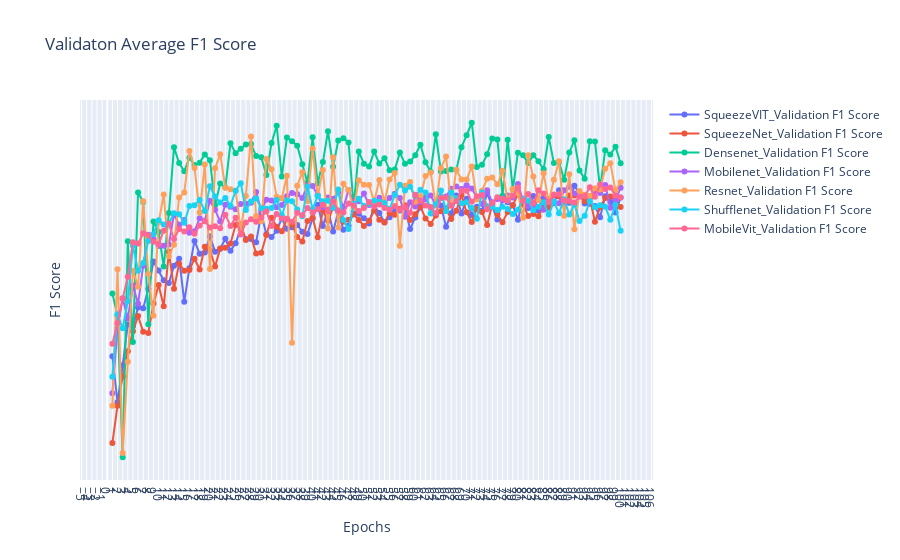

Notebook code cell kept with this figure:
### Code cell
fig = go.Figure()
for exps in val_f1score_data.keys():
    # plt.plot(epochs, loss_data[exps][0], label=exps + 'Train Loss', marker='o')
    # plt.plot(epochs, loss_data[exps][1], label=exps + 'Validation Loss', marker='o')
    # fig.add_trace(go.Scatter(x=epochs, y=auroc_data[exps][0], mode='lines+markers', name=exps + '_Train Loss'))
    fig.add_trace(go.Scatter(x=epochs, y=val_f1score_data[exps], mode='lines+markers', name=exps + '_Validation F1 Score'))
# fig.add_trace(go.Scatter(x=epochs, y=train_loss, mode='lines+markers', name='Train Loss'))
# fig.add_trace(go.Scatter(x=epochs, y=val_loss, mode='lines+markers', name='Validation Loss'))

fig.update_layout(
    title='Validaton Average F1 Score',
    xaxis_title='Epochs',
    yaxis_title='F1 Score',
    xaxis=dict(tickmode='linear'),
    yaxis=dict(tickmode='linear'),
    # legend=dict(x=0, y=1),
    # grid=dict(),
)

fig.show()
